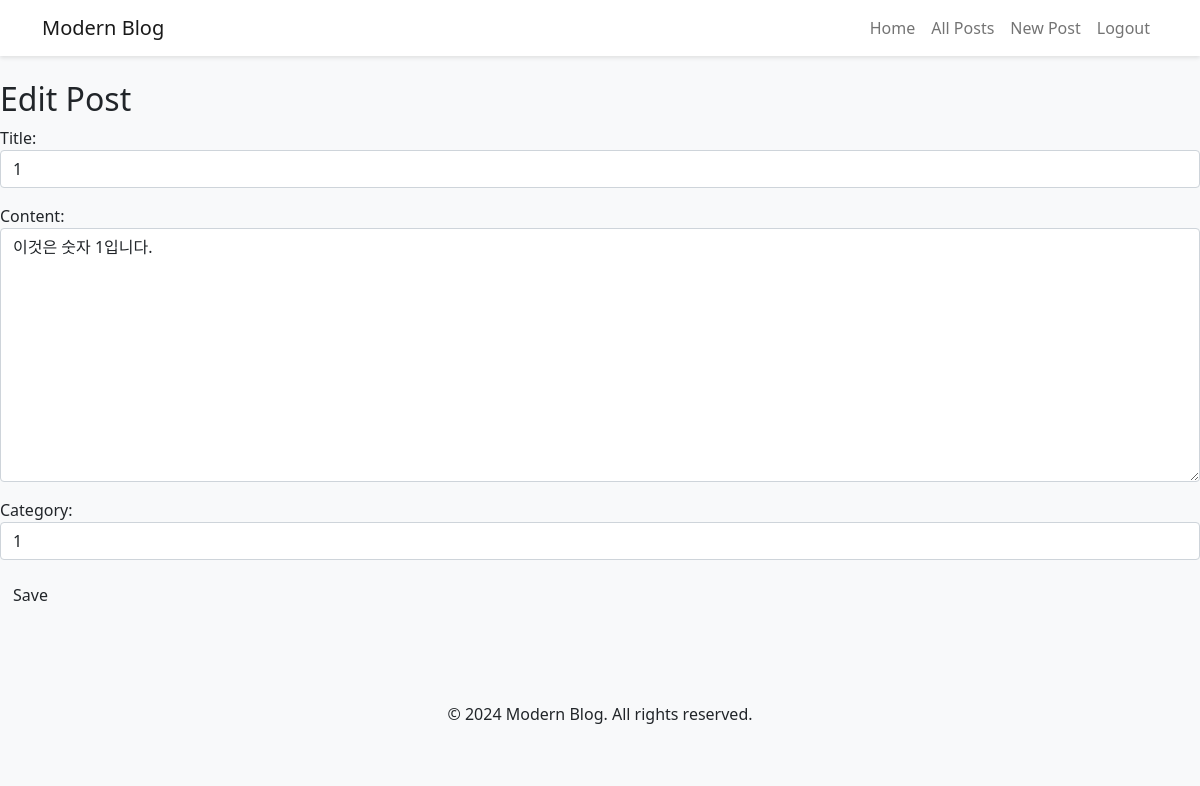
Screenshot of /post/1/edit/ (signed in) with the database file from the repository.
### blog/models.py (models this page shows, shortened)
class Post(models.Model):
    title = models.CharField(max_length=200)
    content = models.TextField()
    created_date = models.DateTimeField(default=timezone.now)
    modified_date = models.DateTimeField(auto_now=True)
    category = models.ForeignKey(Category, on_delete=models.SET_NULL, null=True, related_name='posts')
    author = models.ForeignKey(User, on_delete=models.CASCADE)
    class Meta:
        ordering = ['-created_date']

### blog/views.py (the view)
# urls.py: path('post/<int:pk>/edit/', views.post_edit, name='post_edit'),  # 게시글 수정 URL 패턴 추가
@login_required
def post_edit(request, pk):
    post = get_object_or_404(Post, pk=pk)
    if request.method == "POST":
        form = PostForm(request.POST, instance=post)
        if form.is_valid():
            post = form.save(commit=False)
            if post.author != request.user:
                return redirect('post_detail', pk=pk)  # 작성자만 수정 가능
            post.save()
            return redirect('post_detail', pk=post.pk)
    else:
        form = PostForm(instance=post)
    return render(request, 'blog/post_form.html', {'form': form})

### blog/forms.py
class PostForm(forms.ModelForm):
    class Meta:
        model = Post
        fields = ['title', 'content', 'category']
        widgets = {
            'title': forms.TextInput(attrs={'class': 'form-control'}),
            'content': forms.Textarea(attrs={'class': 'form-control'}),
            'category': forms.Select(attrs={'class': 'form-control'}),
        }

### blog/context_processors.py (called while the page is built)
def categories(request):
    return {'categories': Category.objects.exclude(slug='')}

### blog/models.py (called while the page is built)
    def __str__(self):
        return self.name

### templates/blog/post_form.html (shortened to what this page needs)
{% extends 'blog/base.html' %}
{% block content %}
    <h2>{% if form.instance.pk %}Edit Post{% else %}New Post{% endif %}</h2>
    <form method="POST" class="post-form">
        {{ form.as_p }}
        <button type="submit" class="save btn btn-default">Save</button>
    </form>
{% endblock %}

### templates/blog/base.html (style rules this page uses)
body { background-color: #f8f9fa; }

### rows the page displays
Post: title "1", content "이것은 숫자 1입니다.", category "1"
